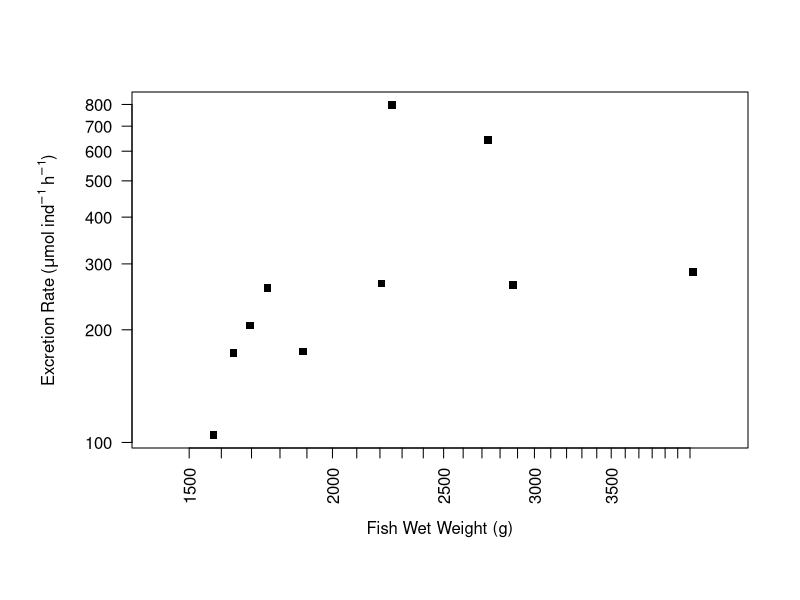

This chart was generated by the following R code:
#Bigmouth Buffalo Excretion
library(tidyverse)
excrete_data = read.csv("bmb_excretion.csv")

#==========================================
#Micromol calculation (for all you biogeochemists out there)
excrete = excrete_data %>%
  rename(nhx_pre = nxh_pre) %>%
  mutate(nhx_pre = replace(nhx_pre, nhx_pre=="<2.4", "2.4")) %>%
  mutate(nhx_pre_umol = as.numeric(nhx_pre)/14.01,
         nhx_post_umol = as.numeric(nhx_post)/14.01,
         hours = duration_minutes/60) %>%
  select(-srp_pre, - srp_post, -E_C, -pre, -post)

#Create a separate data frame with just the reference tub
ref = excrete %>%
  filter(type=="reference")

#Filter out the reference tub
excrete = excrete %>%
  filter(!type=="reference")

#Experimental contstants for the calculation
background = ref$nhx_post_umol - ref$nhx_pre_umol
tub_vol = 40

#Excretion Rate per individual - moles
excrete$excretion_ind = 
  ((excrete$nhx_post_umol * tub_vol - 
    excrete$nhx_pre_umol * tub_vol) - 
     background * tub_vol)/
  excrete$hours

#Excretion rate per unit wet mass - moles
excrete$excretion_mass = 
  ((excrete$nhx_post_umol * tub_vol - 
      excrete$nhx_pre_umol * tub_vol) - 
     background * tub_vol)/
  excrete$weight /
  excrete$hours

par(omi = c(0.5,0.5,0.1,0.1))
plot(log10(excrete$excretion_ind) ~ log10(excrete$weight), 
     xlim = c(log10(1400), log10(4400)), pch = 15,
     xaxt = "n", yaxt = "n",
     xlab = "", ylab = "")
mtext(side = 1, line = 3.5, "Fish Wet Weight (g)")
mtext(side = 2, line = 3.5, expression(Excretion~Rate~"("*mu*mol~ind^-1~h^-1*")"))
axis(side = 1, 
     at = c(log10(1500), log10(1600), log10(1700), log10(1800), log10(1900),
            log10(2000), log10(2100), log10(2200), log10(2300), log10(2400),
            log10(2500), log10(2600), log10(2700), log10(2800), log10(2900),
            log10(3000), log10(3100), log10(3200), log10(3300), log10(3400),
            log10(3500), log10(3600), log10(3700), log10(3800), log10(3900),
            log10(4000), log10(4100)),
     labels = c("1500", "", "", "", "",
                "2000", "", "", "", "",
                "2500", "", "", "", "",
                "3000", "", "", "", "",
                "3500", "", "", "", "",
                "4000", ""), las = 2)
axis(side = 2, 
     at = c(log10(100), log10(200), log10(300), log10(400), log10(500),
            log10(600), log10(700), log10(800)),
     labels = c("100", "200", "300", "400", "500", "600", "700", "800"), las = 2)

#================================================
#microgram calculation (for the limnologists)
excreteg = excrete_data %>%
  rename(nhx_pre = nxh_pre) %>%
  mutate(nhx_pre = replace(nhx_pre, nhx_pre=="<2.4", "2.4")) %>%
  mutate(nhx_pre = as.numeric(nhx_pre),
         hours = duration_minutes/60) %>%
  select(-srp_pre, - srp_post, -E_C, -pre, -post)

ref = excreteg %>%
  filter(type=="reference")

excreteg = excreteg %>%
  filter(!type=="reference")

#Experimental contstants for the calculation
background = ref$nhx_post - ref$nhx_pre
tub_vol = 40

#Excretion rate per individual - mass
excreteg$excretion_ind = 
  ((excreteg$nhx_post * tub_vol - 
      excreteg$nhx_pre * tub_vol) - 
     background * tub_vol)/
  excreteg$hours

#Excretion rate per unit wet mass - mass
excreteg$excretion_mass = 
  ((excreteg$nhx_post * tub_vol - 
      excreteg$nhx_pre * tub_vol) - 
     background * tub_vol)/
  excreteg$weight /
  excreteg$hours

#==================================================
# Pond calculations
pond_vol = 450000 #liters
pond_area = 550 #square meters
harvest_density = 150 #kg/ha
ambient_density = 450 #kg/ha

fish_mass_harvest_g = (harvest_density * pond_area) / 10
fish_mass_ambient_g = (ambient_density * pond_area) / 10

#Pond-Level excretion rate (ug/L/d)
harvest_pond_excretion = 
  (mean(excreteg$excretion_mass) * fish_mass_harvest_g * 24) / pond_vol
# harvest_pond_excretion_sd = 
#   ((mean(excreteg$excretion_mass) + sd(excreteg$excretion_mass)) * fish_mass_harvest_g * 24) / pond_vol

ambient_pond_excretion = 
  (mean(excreteg$excretion_mass) * fish_mass_ambient_g * 24) / pond_vol
# ambient_pond_excretion_sd = 
#   ((mean(excreteg$excretion_mass) + sd(excreteg$excretion_mass)) * fish_mass_ambient_g * 24) / pond_vol


